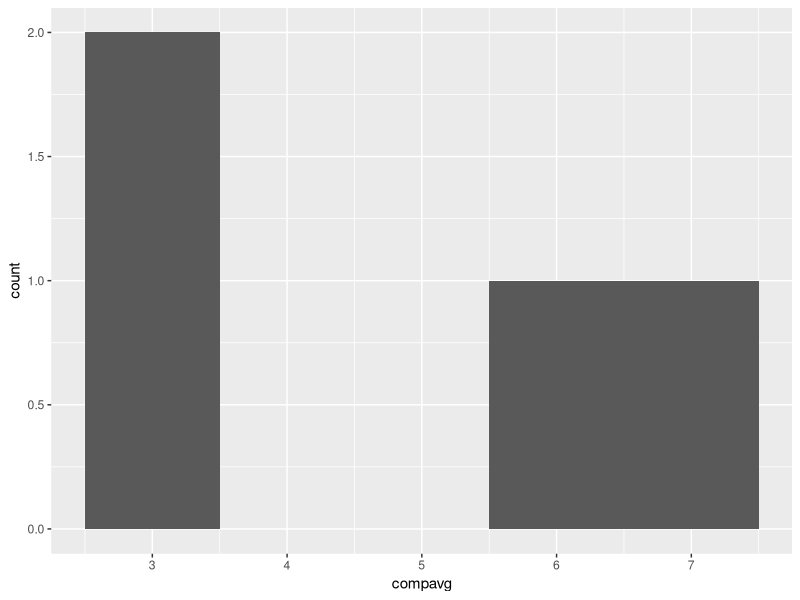

Generate this figure with R:
library(readr)
comphw  <- read_csv("comphw.csv")
View(comphw)

library(tidyverse)
comphw<- comphw %>%
  mutate(compavg = (q1 + q2 + q3 + q4)/4)


#test internal validity

alpha <- comphw %>%
  select(q1, q2, q3, q4)

library(psych)
alpha(alpha)

#descriptive stats

comphw %>%
  pull(compavg) %>%
  describe()
#m = 4.56, sd = 2.01

#histogram
ggplot (comphw, aes(x=compavg)) +
  geom_histogram(binwidth=1)





